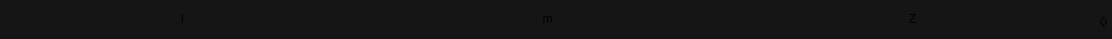
<?xml version="1.0" encoding="UTF-8"?>
<ui version="4.0">
 <class>nav_bar</class>
 <widget class="QWidget" name="nav_bar">
  <property name="geometry">
   <rect>
    <x>0</x>
    <y>0</y>
    <width>1112</width>
    <height>39</height>
   </rect>
  </property>
  <property name="sizePolicy">
   <sizepolicy hsizetype="Preferred" vsizetype="Maximum">
    <horstretch>0</horstretch>
    <verstretch>0</verstretch>
   </sizepolicy>
  </property>
  <property name="autoFillBackground">
   <bool>true</bool>
  </property>
  <property name="styleSheet">
   <string notr="true">QWidget {
	border: 0px;
	background-color: rgb(21, 21, 21);
}
QPushButton {
	background-color: rgba(0, 0, 0, 0);
	color: /nav_bar_accent_color/;
	border: 0px;
	font: 24px &quot;dripicons-v2&quot;;
	margin: 2px;
	padding: 2px;
}
QPushButton:hover {
	background-color: /nav_bar_hover_color/;
	border-radius: 10px;
}
QPushButton:pressed {
	padding-top: 4px;
	padding-left: 4px;
}
QLineEdit {
	background-color: /url_bar_bg_color/;
	border-radius: 13px;
	color: rgb(255, 255, 255);
	padding-left: 8px;
	padding-bottom: 2px;
	margin-top: 3px;
	margin-bottom: 3px;
	margin-left: 1px;
	margin-right: 1px;
	border: 2px solid /nav_bar_accent_color/;
}
QLineEdit:hover {
	background-color: /nav_bar_hover_color/;
}
QLineEdit:focus {
	background-color: /nav_bar_focus_color/;
}</string>
  </property>
  <layout class="QHBoxLayout" name="nav_bar_layout">
   <property name="spacing">
    <number>0</number>
   </property>
   <property name="leftMargin">
    <number>0</number>
   </property>
   <property name="topMargin">
    <number>0</number>
   </property>
   <property name="rightMargin">
    <number>0</number>
   </property>
   <property name="bottomMargin">
    <number>0</number>
   </property>
   <item>
    <widget class="QPushButton" name="back_button">
     <property name="text">
      <string>l</string>
     </property>
     <property name="iconSize">
      <size>
       <width>23</width>
       <height>23</height>
      </size>
     </property>
    </widget>
   </item>
   <item>
    <widget class="QPushButton" name="forward_button">
     <property name="text">
      <string>m</string>
     </property>
     <property name="iconSize">
      <size>
       <width>23</width>
       <height>23</height>
      </size>
     </property>
    </widget>
   </item>
   <item>
    <widget class="QPushButton" name="reload_and_stop_button">
     <property name="text">
      <string>Z</string>
     </property>
     <property name="iconSize">
      <size>
       <width>23</width>
       <height>23</height>
      </size>
     </property>
    </widget>
   </item>
   <item>
    <widget class="QPushButton" name="new_tab_button">
     <property name="sizePolicy">
      <sizepolicy hsizetype="Maximum" vsizetype="Preferred">
       <horstretch>0</horstretch>
       <verstretch>0</verstretch>
      </sizepolicy>
     </property>
     <property name="layoutDirection">
      <enum>Qt::LeftToRight</enum>
     </property>
     <property name="text">
      <string></string>
     </property>
     <property name="iconSize">
      <size>
       <width>18</width>
       <height>18</height>
      </size>
     </property>
    </widget>
   </item>
  </layout>
 </widget>
 <resources/>
 <connections/>
</ui>
